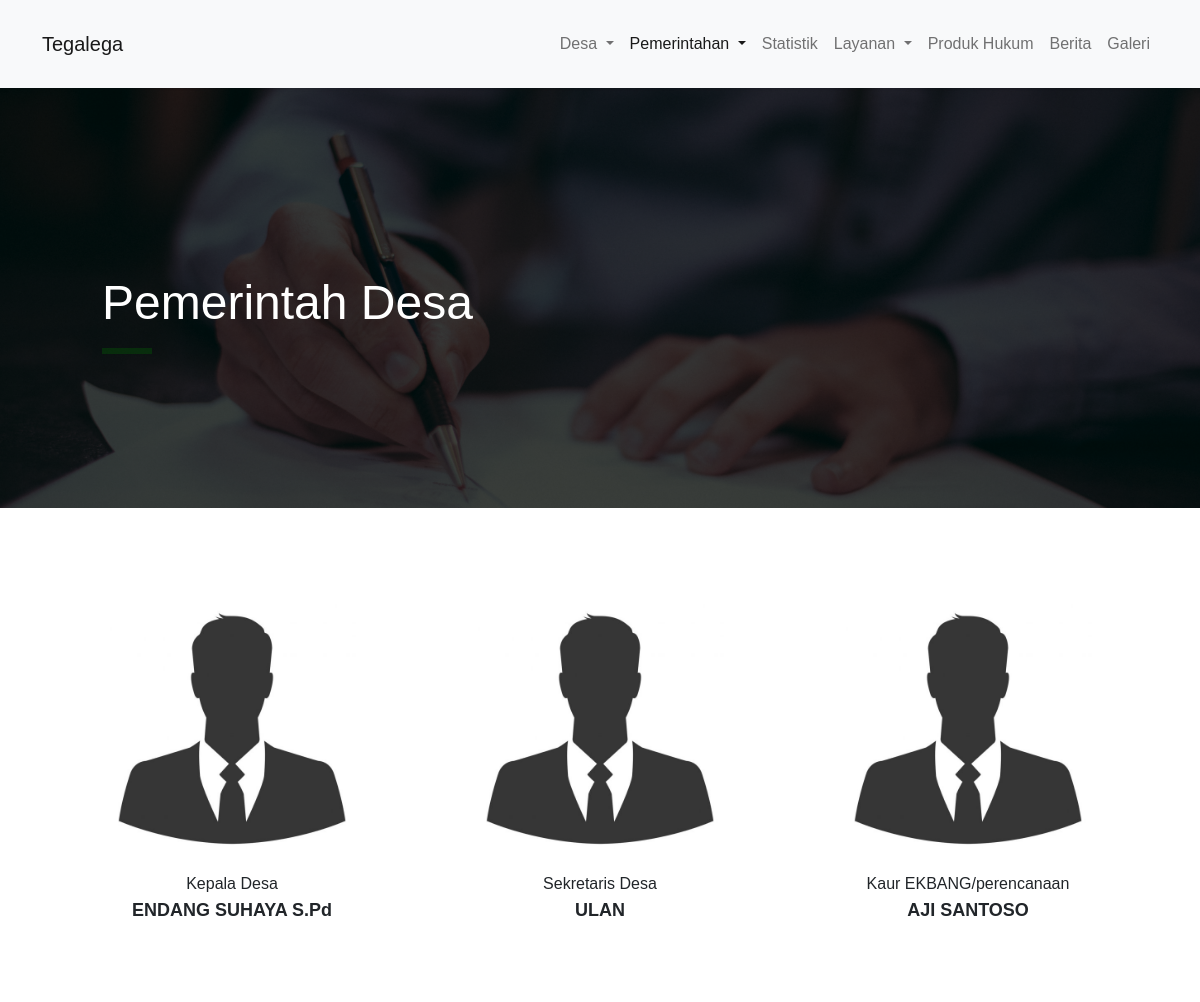
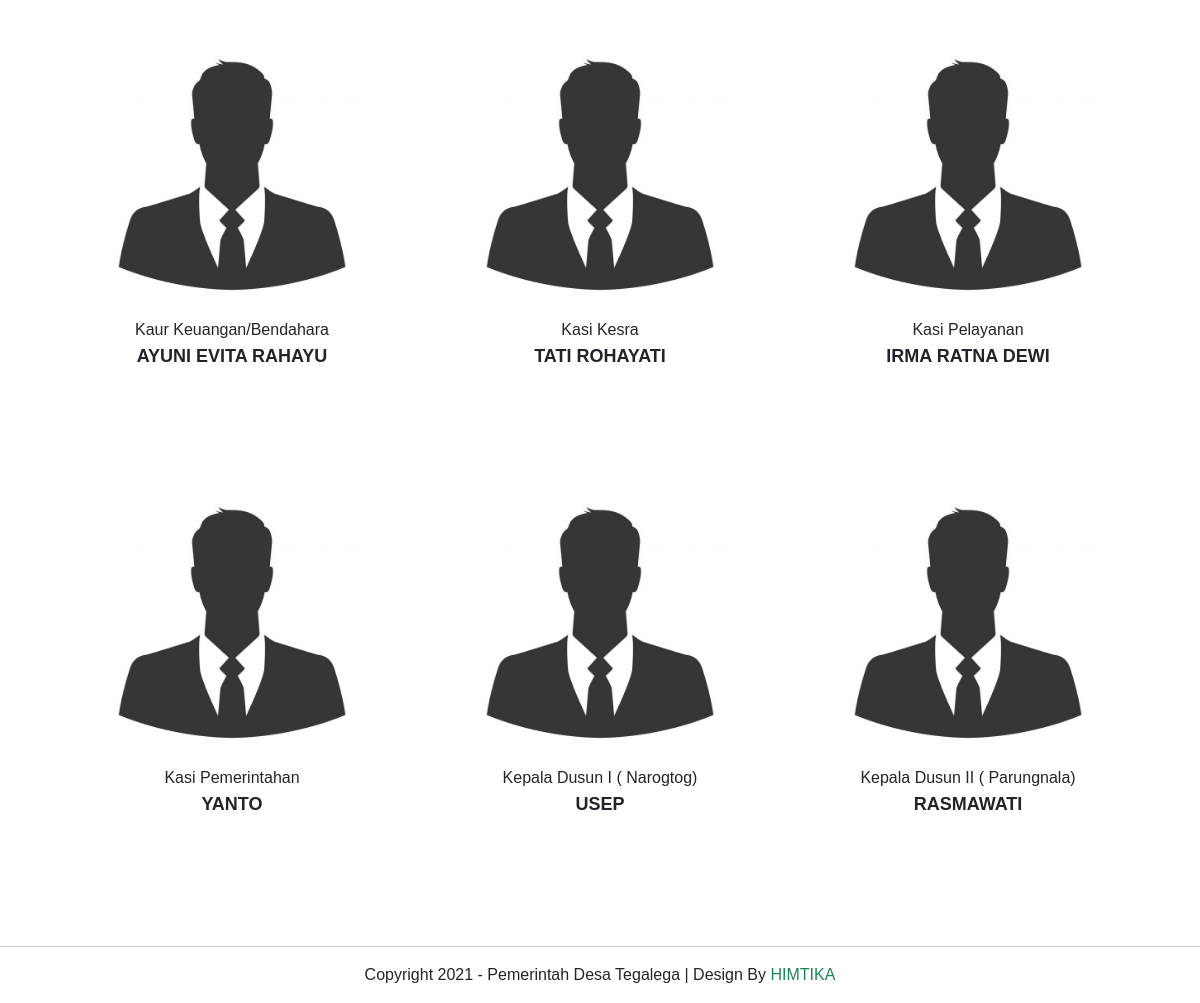
Screenshot of /pemerintahan-desa.php with the database file from the repository (2 pictures, top to bottom).
### tables this page shows
CREATE TABLE `him_pemerintahan_desa` (
  `id_pemerintahan_desa` int(12) NOT NULL,
  `nama_lengkap` varchar(50) NOT NULL,
  `jabatan` varchar(50) NOT NULL,
  `photo` varchar(255) NOT NULL
);

### pemerintahan-desa.php (the view, shortened to what this page needs)
<!DOCTYPE html>
<html lang="en">
<head>
    <link href="https://cdn.jsdelivr.net/npm/bootstrap@5.0.2/dist/css/bootstrap.min.css" rel="stylesheet">
    <link rel="stylesheet" href="https://cdn.jsdelivr.net/npm/bootstrap-icons@1.7.0/font/bootstrap-icons.css">
    <link rel="stylesheet" href="assets/css/style.css">
    <link href="https://unpkg.com/aos@2.3.1/dist/aos.css" rel="stylesheet">
</head>
<body>
    <section class="navbar-nav">
        <nav class="navbar navbar-expand-lg navbar-light bg-light p-4 shadow-sm">
            <div class="container">
                <a class="navbar-brand" href="index">Tegalega</a>
                <div class="collapse navbar-collapse" id="navbarSupportedContent">
                    <ul class="navbar-nav ms-auto mb-2 mb-lg-0">
                        <li class="nav-item dropdown">
                            <a class="nav-link dropdown-toggle" href="#" id="navbarDropdown" role="button" data-bs-toggle="dropdown" aria-expanded="false">
                                Desa
                            </a>
                        </li>
                        <li class="nav-item dropdown">
                            <a class="nav-link active dropdown-toggle" href="#" id="navbarDropdown" role="button" data-bs-toggle="dropdown" aria-expanded="false">
                                Pemerintahan
                            </a>
                        </li>
                        <li class="nav-item">
                            <a class="nav-link" href="statistik">Statistik</a>
                        </li>
                        <li class="nav-item dropdown">
                            <a class="nav-link dropdown-toggle" href="#" id="navbarDropdown" role="button" data-bs-toggle="dropdown" aria-expanded="false">
                                Layanan
                            </a>
                        </li>
                        <li class="nav-item">
                            <a class="nav-link" href="produk-hukum">Produk Hukum</a>
                        </li>
                        <li class="nav-item">
                            <a class="nav-link" href="berita">Berita</a>
                        </li>
                        <li class="nav-item">
                            <a class="nav-link" href="galeri">Galeri</a>
                        </li>
                    </ul>
                </div>
            </div>
        </nav>
    </section>
    <section class="hero-pemerintahan">
        <div class="container">
            <div class="row">
                <div class="col-md-12 py-5 mt-5 text-white">
                    <h2 class="display-5">Pemerintah Desa</h2>
                    <hr>
                </div>
            </div>
    </section>
    <section class="wrapper p-5">
        <div class="container">
            <div class="row">
                <?php
                include "lib/koneksi.php";
                $query = mysqli_query($koneksi, "SELECT * FROM him_pemerintahan_desa ORDER BY id_pemerintahan_desa");
                if (mysqli_num_rows($query) > 0) {
                    foreach ($query as $data) {
                ?>
                        <div class="col-md-4 mb-3" data-aos="zoom-in">
                            <div class="card text-center p-5 border-0">
                                <img src="assets/img/profile.jpg" alt="">
                                <p class="pemerintah-subtitle"><?= $data['jabatan'] ?></p>
                                <p class="pemerintah-title"><?= $data['nama_lengkap'] ?></p>
                            </div>
                        </div>
                    <?php
                    }
                } else {
                    ?>
                    <div class="alert alert-warning">Tidak Ada Data</div>
                <?php
                }
                ?>
            </div>
        </div>
    </section>
    <section class="footer">
        <div class="container">
            <div class="row">
                <div class="col-md-12">
                    <p class="mt-3 text-center">Copyright 2021 - Pemerintah Desa Tegalega | Design By <a href="https://himtika.cs.unsika.ac.id/" class="text-decoration-none text-success">HIMTIKA</a></p>
                </div>
            </div>
        </div>
    </section>
</body>
</html>

### assets/css/style.css (style rules this page uses)
* { margin: 0; padding: 0; box-sizing: border-box; }
body { font-family: 'Poppins',sans-serif; }
.hero-pemerintahan { padding: 90px; background-image: url("../img/bg-pemerintahan.png"); background-size: cover; text-shadow: black; }
.pemerintah-subtitle { margin-top: 20px; }
.pemerintah-title { margin-top: -15px; font-size: 18px; font-weight: bold; }
hr { width: 50px; height: 20px; border: 3px solid green; }
.footer { border-top: 1px solid #ccc; }

### rows the page displays
him_pemerintahan_desa: jabatan "Kepala Desa", nama_lengkap "ENDANG SUHAYA S.Pd"
him_pemerintahan_desa: jabatan "Sekretaris Desa", nama_lengkap "ULAN"
him_pemerintahan_desa: jabatan "Kaur EKBANG/perencanaan", nama_lengkap "AJI SANTOSO"
him_pemerintahan_desa: jabatan "Kaur Keuangan/Bendahara", nama_lengkap "AYUNI EVITA RAHAYU"
him_pemerintahan_desa: jabatan "Kasi Kesra", nama_lengkap "TATI ROHAYATI"
him_pemerintahan_desa: jabatan "Kasi Pelayanan", nama_lengkap "IRMA RATNA DEWI"
him_pemerintahan_desa: jabatan "Kasi Pemerintahan", nama_lengkap "YANTO"
him_pemerintahan_desa: jabatan "Kepala Dusun I ( Narogtog)", nama_lengkap "USEP"
him_pemerintahan_desa: jabatan "Kepala Dusun II ( Parungnala)", nama_lengkap "RASMAWATI"
